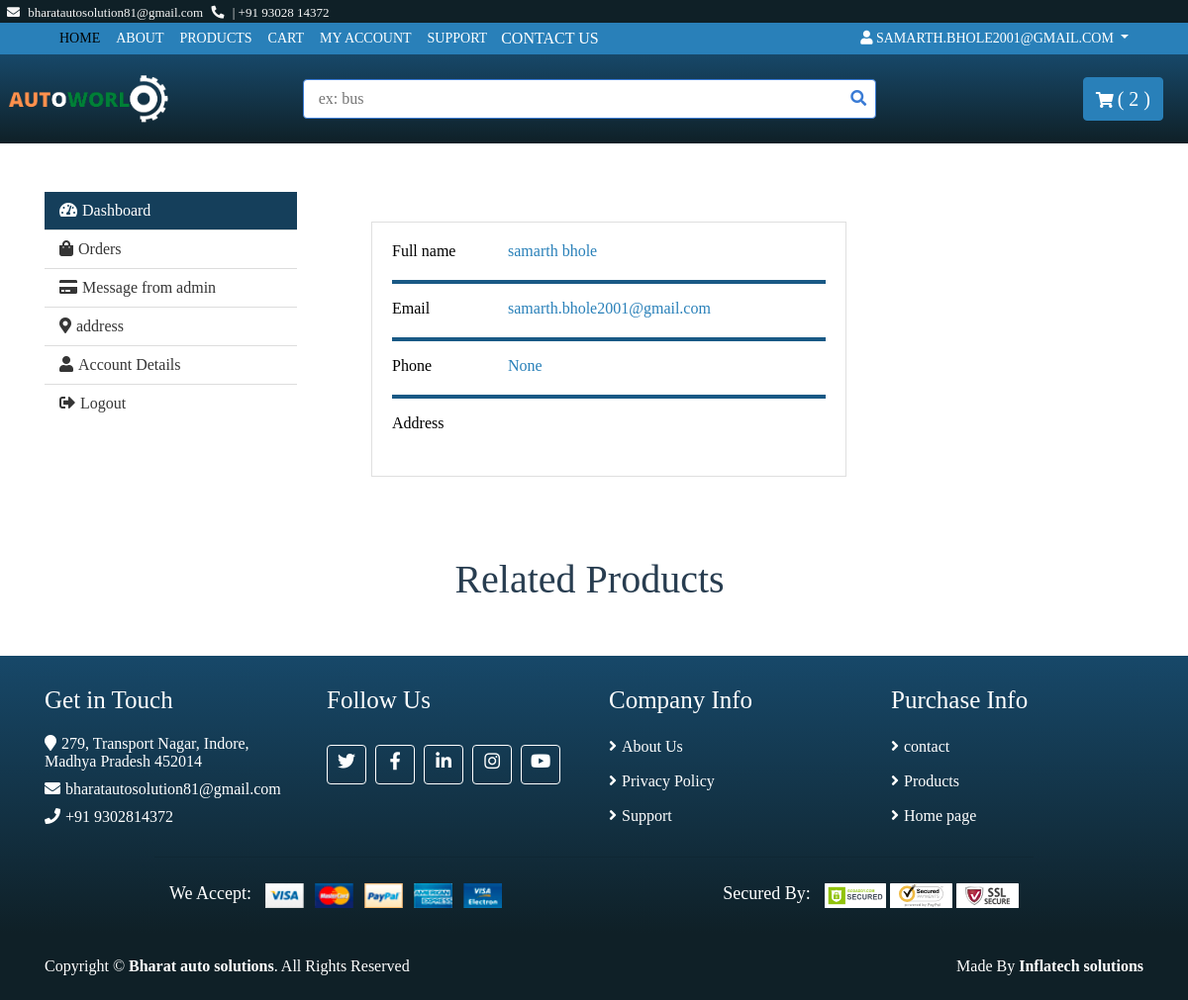
The page /userdash/ (signed in) on the database its author committed.
### base/models.py (models this page shows, shortened)
class User(AbstractUser):
    username=None
    email=models.EmailField(unique=True, null=False)
    phone_no=models.CharField(max_length=11, null=True)
    created_at=models.DateTimeField(auto_now_add=True)
    USERNAME_FIELD = 'email'
    objects=UserManager()
    REQUIRED_FIELDS=[]

class Customer(models.Model):
    user = models.OneToOneField(User, on_delete=models.CASCADE, null=True, blank=True)
    first_name=models.CharField(max_length=20, null=True)
    last_name=models.CharField(max_length=20, null=True)
    created_at=models.DateTimeField(auto_now_add=True)

### base/views.py (the view)
# urls.py: path('userdash/',views.user_dash, name="user_profile"),
def user_dash(request):
    if request.user.is_authenticated:
        us= request.user
        cust, created = Customer.objects.get_or_create(user=us)
        cartItems= nav(HttpRequest, cust)
        messages = Message.objects.filter(Customer=cust)
        orders = Order.objects.filter(Customer=cust, status=True)
        itemes = Order_item.objects.all()
    else:
            return redirect('loginr')
    context =  {'customers':cust, 'orders': orders, 'itemes':itemes,'us':us,'cartItems':cartItems,'messages':messages }
    return render (request, 'user_profile/dashboard.html',context)

### base/models.py (called while the page is built)
    def __str__(self):
        return str(self.id)

    @property
    def get_cart_items(self):
        orderitems = self.order_item_set.all()
        total = sum([item.quantity for item in orderitems])
        return total

### base/views.py (called while the page is built)
def nav(request,customer):
    order, created = Order.objects.get_or_create(Customer=customer, status=False)
    cartItems = order.get_cart_items
    return cartItems

### templates/user_profile/dashboard.html (shortened to what this page needs)
{% extends '../base.html' %}
{% block content %}
<br>
<div class="my-account">
  <div class="container">
    <div class="row">
      <div class="col-md-3">
        <div class="nav flex-column nav-pills" role="tablist" aria-orientation="vertical">
          <a class="nav-link active" id="dashboard-nav" data-toggle="pill" href="#dashboard-tab" role="tab"><i
              class="fa fa-tachometer-alt"></i>Dashboard</a>
          <a class="nav-link" id="orders-nav" data-toggle="pill" href="#orders-tab" role="tab"><i
              class="fa fa-shopping-bag"></i>Orders</a>
          <a class="nav-link" id="payment-nav" data-toggle="pill" href="#payment-tab" role="tab"><i
              class="fa fa-credit-card"></i>Message from admin</a>
          <a class="nav-link" id="address-nav" data-toggle="pill" href="#address-tab" role="tab"><i
              class="fa fa-map-marker-alt"></i>address</a>
          <a class="nav-link" id="account-nav" data-toggle="pill" href="#account-tab" role="tab"><i
              class="fa fa-user"></i>Account Details</a>
          <a class="nav-link" href="{% url 'logout' %}"><i class="fa fa-sign-out-alt"></i>Logout</a>
        </div>
      </div>
      <div class="col-md-9">
        <div class="tab-content">
          <div class="tab-pane fade show active" id="dashboard-tab" role="tabpanel" aria-labelledby="dashboard-nav">
            <section>
              <div class="container">
                <div class="row">
                  <div class="col-lg-8">
                    <div class="card mb-4">
                      <div class="card-body">
                        <div class="row">
                          <div class="col-sm-3">
                            <p class="mb-0">Full name</p>
                          </div>
                          <div class="col-sm-9">
                            <p class="text-muted mb-0"><span style="color:#2980b9;">{{customers.first_name}} {{customers.last_name}}</span></p>
                          </div>
                        </div>
                        <hr>
                        <div class="row">
                          <div class="col-sm-3">
                            <p class="mb-0">Email</p>
                          </div>
                          <div class="col-sm-9">
                            <p class="text-muted mb-0"><span style="color:#2980b9;">{{user}}</span></p>
                          </div>
                        </div>
                        <hr>
                        <div class="row">
                          <div class="col-sm-3">
                            <p class="mb-0">Phone</p>
                          </div>
                          <div class="col-sm-9">
                            <p class="text-muted mb-0"><span style="color:#2980b9;">{{user.phone_no}}</span></p>
                          </div>
                        </div>
                        <hr>
                        <div class="row">
                          <div class="col-sm-3">
                            <p class="mb-0">Address</p>
                          </div>
                          <div class="col-sm-9">
                          </div>
                        </div>
                      </div>
                    </div>
                  </div>
                </div>
              </div>
            </section>
          </div>
        </div>
      </div>
    </div>
  </div>
</div>
<div class="container-fluid">
  <div class="row">
    <div class="col-md-12">
      {% include '../product_display.html' %}
    </div>
  </div>
{% endblock content %}

### templates/nav.html (shortened to what this page needs)
{% load static %}
{% block content %}
<div class="top-bar">
    <div class="container-fluid">
        <div class="row">
            <div class="col-sm-6">
                <i class="fa fa-envelope"></i>
                bharatautosolution81@gmail.com
                <i class="fa fa-phone-alt"></i><span> | </span>
                +91 93028 14372
            </div>
            <div class="col-sm-6" id="google_translate_element">
            </div>
        </div>
    </div>
</div>
<div class="nav">
    <div class="container-fluid">
        <nav class="navbar navbar-expand-md  navbar-dark">
            <div class="collapse navbar-collapse justify-content-between" id="navbarCollapse">
                <div class="navbar-nav mr-auto">
                    <a href="{% url 'home' %}" class="nav-item nav-link active">Home</a>
                    <a href="{% url 'about' %}" class="nav-item nav-link ">About</a>
                    <a href="{% url 'products' %}" class="nav-item nav-link">Products</a>
                    <a href="{% url 'cart' %}" class="nav-item nav-link">Cart</a>
                    <a href="{% url 'user_profile' %}" class="nav-item nav-link">My Account</a>
                    {% if  request.user.is_authenticated %}
                    <a href="{% url 'support' %}" class="nav-item nav-link ">Support</a>
                    {% endif %}
<button type="button" class="btnc" data-toggle="modal" data-target="#exampleModal">
    CONTACT US
  </button>
                </div>
                <div class="navbar-nav ml-auto">
                    <div class="nav-item dropdown">
                        <a href="#" class="nav-link dropdown-toggle" data-toggle="dropdown"> <i class="fa fa-user" aria-hidden="true"></i>{% if request.user.is_authenticated %} {{user}} {% endif %} {% if not request.user.is_authenticated %} Guest{% endif %}</a>
                    </div>
                </div>
            </div>
        </nav>
    </div>
</div>
<div class="bottom-bar">
    <div class="container-fluid">
        <div class="row align-items-center">
            <div class="col-md-3">
                <div class="logo">
                    <a href="{% url 'home' %}">
                        <img src="{% static 'img/logo.png' %}" alt="Logo">
                    </a>
                </div>
            </div>
            <div class="col-md-6">
                <form method="GET" action="{% url 'products' %}">
                <div class="search">
                    <input name="q" type="text" value="" placeholder="ex: bus">
                    <button type="submit"><i class="fa fa-search"></i></button>
                </div>
                </form>
            </div>
            <div class="col-md-3">
                <div class="user">
                    <a href="{% url 'cart' %}" class="btn cart">
                        <i class="fa fa-shopping-cart"></i>
                        <span>( {{cartItems}} )</span>
                    </a>
                </div>
            </div>
        </div>
    </div>
</div>
{% endblock content %}

### static/styles/main.css (style rules this page uses)
body { color: rgb(0, 0, 0); font-family:'Times New Roman'; font-weight: 400; background: #ffffff; font-size: 16px; line-height: normal; }
a { color: #0f2027; }
hr { margin-top: 20px; padding: 2px 0; border: none; background-color: #195985; letter-spacing: 5px; }
.btnc { border: none; background-color: #2980b9; color: white; }
@media (min-width: 992px) { .container-fluid { margin-top: 0px; padding-right: 10px; padding-left: 1px; } }
.btn { color: whitesmoke; background: #2980B9; border: 1px solid #2980B9; }
.top-bar { padding: 2px 1px; padding-top: 5px; font-size: 13px; color: #F5F5F5; background: #0F2027; }
.top-bar i { margin-right: 5px; margin-left: 5px; }
.top-bar .col-sm-6:first-child { text-align: left; }
.top-bar .col-sm-6:last-child { text-align: right; }
.nav { position: relative; }
@media (min-width: 992px) { .nav .container-fluid { padding-left: 52px; padding-right: 52px; } }
.nav .navbar { height: 100%; padding: 0; }
@media (min-width: 768px) { .nav, .nav .navbar { background: #2980B9 !important; } }
@media (min-width: 768px) { .nav .navbar-dark a.nav-link { color: #ffffff; font-size: 14px; text-transform: uppercase; } }
@media (min-width: 768px) { .nav .navbar-dark a.nav-link:hover, .nav .navbar-dark a.nav-link.active { color: #000000; } }
.bottom-bar { padding: 15px 0; background-image: linear-gradient(to top ,#0F2027, #174869); margin-bottom: 1px; }
.bottom-bar .logo { text-align: left; overflow: hidden; }
.bottom-bar .logo a img { max-height: 60px; }
.bottom-bar .search { width: 100%; }
.bottom-bar .search input[type=text] { width: 100%; height: 40px; padding: 0 15px; color: #666666; border: 1px solid #3a7bd5; border-radius: 4px; }
.bottom-bar .search button { position: absolute; width: 40px; height: 38px; top: 1px; right: 16px; padding: 0 15px; border: none; background: none; color: #3a7bd5; border-radius: 0 2px 2px 0; }
.bottom-bar .user { font-size: 0; text-align: right; padding: inherit; }
.bottom-bar .user .cart i, .bottom-bar .user .wishlist i { color: white; }
.bottom-bar .user .cart span, .bottom-bar .user .wishlist span { color: white; font-size: 20px; }
@media (min-width: 768px) { .bottom-bar { max-height: 90px; } }
.my-account { position: relative; padding: 30px 0; }
.my-account .nav.nav-pills .nav-link { padding: 10px 15px; color: #353535; background: #ffffff; border-radius: 0; border-bottom: 1px solid #dddddd; transition: all .3s; font-family: Georgia, 'Times New Roman', Times, serif; }
.my-account .nav.nav-pills .nav-link:last-child { border-bottom: none; }
.my-account .nav.nav-pills .nav-link:hover, .my-account .nav.nav-pills .nav-link.active { color: #ffffff; background: #153f5b; }
.my-account .nav.nav-pills .nav-link i { margin-right: 5px; }
.my-account .tab-content { padding: 30px; background: #ffffff; }
.card { position: relative; display: block; height: 100%; border-radius: calc(var(--curve) * 1px); overflow: hidden; text-decoration: none; }

### rows shown on the page
User: email "SAMARTH.BHOLE2001@GMAIL.COM", email "samarth.bhole2001@gmail.com", phone_no "None"
Customer: first_name "samarth", last_name "bhole"

### other values the page prints
{{ cartItems }} "2"
